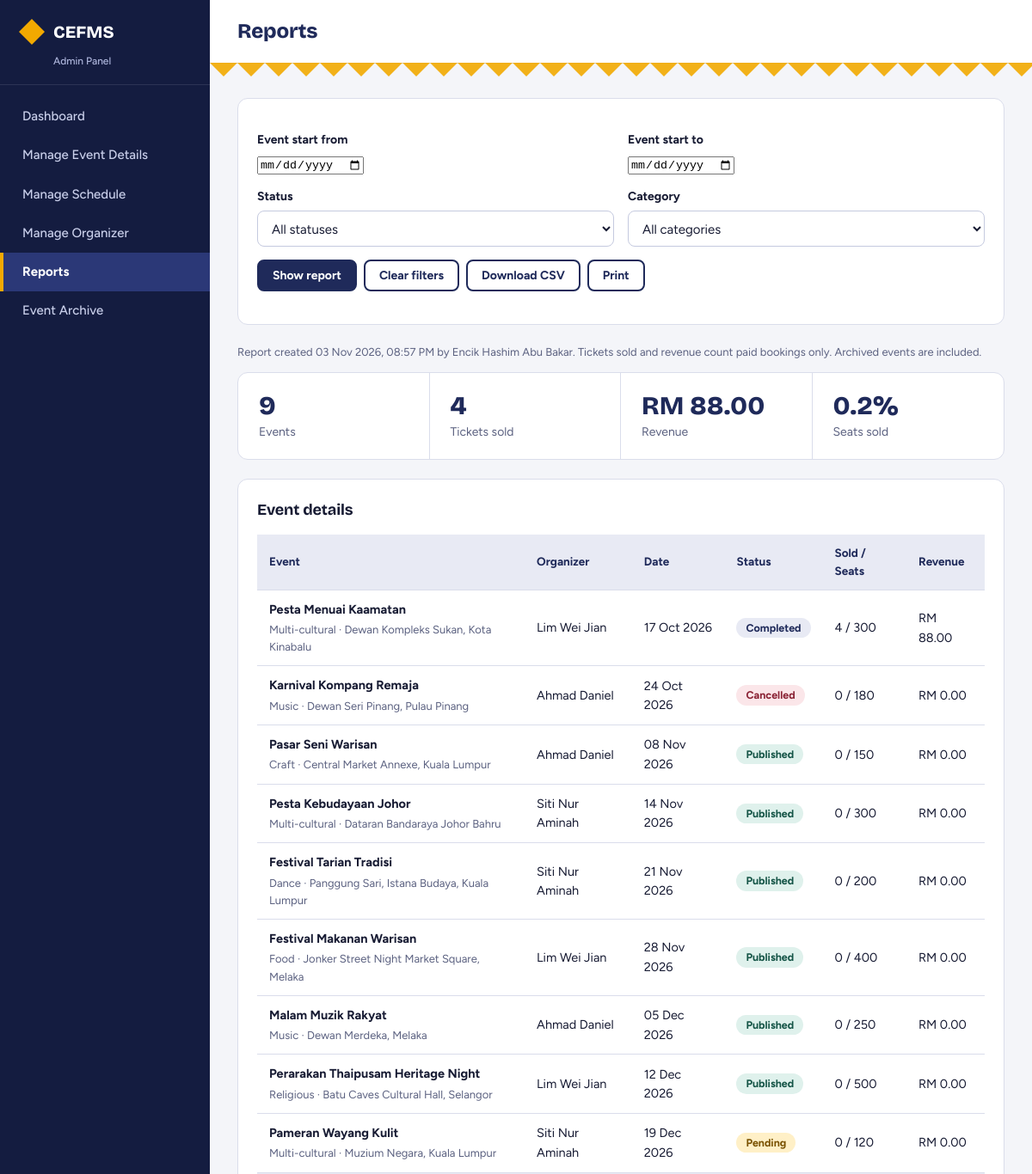
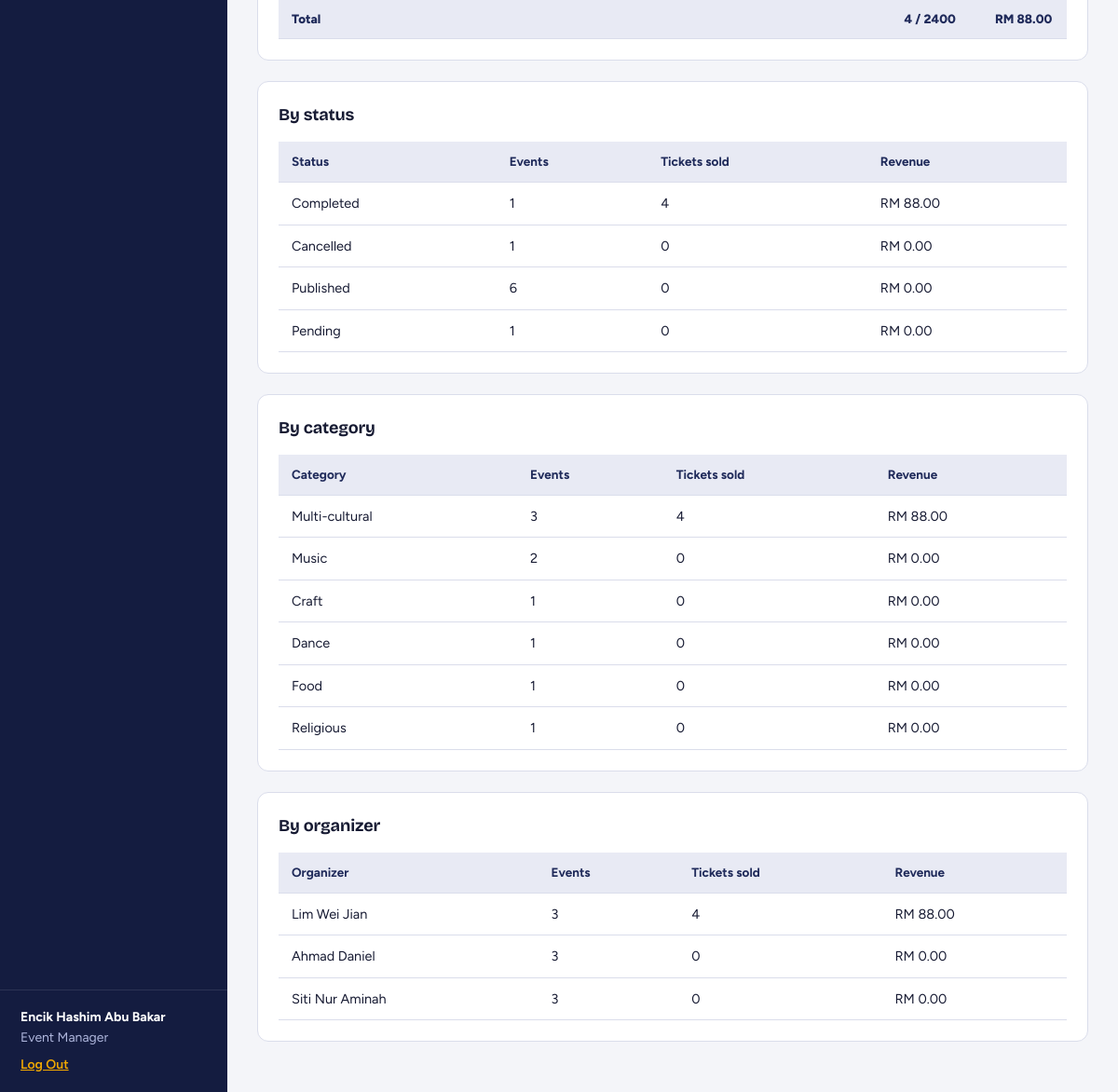
The app's page /admin/reports.php (signed in) with its own data (2 pictures, top to bottom).
### tables this page shows
CREATE TABLE `user` (
  `userId` int(11) NOT NULL AUTO_INCREMENT,
  `fullName` varchar(100) NOT NULL,
  `email` varchar(120) NOT NULL,
  `phone` varchar(20) NOT NULL,
  `passwordHash` varchar(255) NOT NULL,
  `role` enum('Event Participant','Organizer','Event Manager') NOT NULL,
  `status` enum('Active','Inactive') NOT NULL DEFAULT 'Active',
  `createdDate` datetime NOT NULL DEFAULT current_timestamp(),
  PRIMARY KEY (`userId`),
  UNIQUE KEY `email` (`email`)
);

CREATE TABLE `event` (
  `eventId` int(11) NOT NULL AUTO_INCREMENT,
  `organizerId` int(11) NOT NULL,
  `title` varchar(150) NOT NULL,
  `description` text NOT NULL,
  `category` enum('Music','Dance','Craft','Food','Religious','Multi-cultural') NOT NULL,
  `ticketPrice` decimal(8,2) NOT NULL,
  `totalSeats` int(11) NOT NULL,
  `availableSeats` int(11) NOT NULL,
  `status` enum('Pending','Published','Cancelled','Completed') NOT NULL DEFAULT 'Pending',
  `archived` tinyint(1) NOT NULL DEFAULT 0,
  `createdDate` datetime NOT NULL DEFAULT current_timestamp(),
  PRIMARY KEY (`eventId`),
  KEY `fk_event_org` (`organizerId`),
  CONSTRAINT `fk_event_org` FOREIGN KEY (`organizerId`) REFERENCES `user` (`userId`),
  CONSTRAINT `chk_seats` CHECK (`availableSeats` >= 0 and `availableSeats` <= `totalSeats`),
  CONSTRAINT `chk_price` CHECK (`ticketPrice` >= 0)
);

### includes/helpers.php (called while the page is built, shortened)
<?php
function e($v): string { return htmlspecialchars((string)$v, ENT_QUOTES, 'UTF-8'); }
function money($v): string { return 'RM ' . number_format((float)$v, 2); }
function dt(string $s, string $fmt = 'd M Y, h:i A'): string { return date($fmt, strtotime($s)); }
function current_user(): ?array {
    static $checked = null;
    if ($checked !== $_SESSION['user']['userId']) {
        $st = db()->prepare('SELECT status, role FROM user WHERE userId=?');
        $st->execute([$_SESSION['user']['userId']]);
        $row = $st->fetch();
        $checked = $_SESSION['user']['userId'];
    }
    return $_SESSION['user'];
}
function require_admin(array $roles = ['Organizer', 'Event Manager']): array {
    $u = current_user();
    return $u;
}

### includes/bootstrap.php (called while the page is built, shortened)
<?php
function cfg(string $key): string {
    static $c = null;
    if ($c === null) {
        $c = [
            'host' => getenv('CEFMS_DB_HOST') ?: '127.0.0.1',
            'port' => getenv('CEFMS_DB_PORT') ?: '3306',
            'name' => getenv('CEFMS_DB_NAME') ?: 'cefms',
            'user' => getenv('CEFMS_DB_USER') ?: 'root',
            'pass' => getenv('CEFMS_DB_PASS') !== false ? getenv('CEFMS_DB_PASS') : '',
        ];
    }
    return $c[$key];
}
function db(): PDO {
    static $pdo = null;
    if ($pdo === null) {
        $dsn = sprintf('mysql:host=%s;port=%s;dbname=%s;charset=utf8mb4', cfg('host'), cfg('port'), cfg('name'));
        $pdo = new PDO($dsn, cfg('user'), cfg('pass'), [
            PDO::ATTR_ERRMODE            => PDO::ERRMODE_EXCEPTION,
            PDO::ATTR_DEFAULT_FETCH_MODE => PDO::FETCH_ASSOC,
            PDO::ATTR_EMULATE_PREPARES   => false,
        ]);
    }
    return $pdo;
}
require_once __DIR__ . '/helpers.php';
require_once __DIR__ . '/layout.php';

### public/admin/reports.php (the view, shortened to what this page needs)
<?php
require __DIR__ . '/../../includes/bootstrap.php';
$user = require_admin(['Event Manager']);
$allStatuses = ['Pending', 'Published', 'Completed', 'Cancelled'];
function add_to_group(array $groups, string $name, int $sold, float $revenue): array {
    if (!isset($groups[$name])) {
        $groups[$name] = ['events' => 0, 'sold' => 0, 'revenue' => 0];
    }
    $groups[$name]['events']  = $groups[$name]['events'] + 1;
    $groups[$name]['sold']    = $groups[$name]['sold'] + $sold;
    $groups[$name]['revenue'] = $groups[$name]['revenue'] + $revenue;
    return $groups;
}
$from     = (string)($_GET['from'] ?? '');
$to       = (string)($_GET['to'] ?? '');
$status   = (string)($_GET['status'] ?? '');
$category = (string)($_GET['category'] ?? '');
if (!preg_match('/^\d{4}-\d{2}-\d{2}$/', $from) || strtotime($from) === false) {
    $from = '';
}
if (!preg_match('/^\d{4}-\d{2}-\d{2}$/', $to) || strtotime($to) === false) {
    $to = '';
}
if (!in_array($status, $allStatuses, true)) {
    $status = '';
}
if (!in_array($category, CATEGORIES, true)) {
    $category = '';
}
$sql = "SELECT e.eventId, e.title, e.category, e.status, e.archived, e.totalSeats,
               u.fullName AS org, s.venue, s.startDateTime,
               COALESCE(SUM(CASE WHEN r.status = 'Paid' THEN r.quantity END), 0) AS sold,
               COALESCE(SUM(CASE WHEN r.status = 'Paid' THEN r.totalAmount END), 0) AS revenue
        FROM event e
        JOIN schedule s ON s.eventId = e.eventId
        JOIN user u ON u.userId = e.organizerId
        LEFT JOIN reservation r ON r.eventId = e.eventId
        WHERE 1 = 1";
$params = [];
$sql .= ' GROUP BY e.eventId, s.scheduleId, u.userId ORDER BY s.startDateTime';
$stmt = db()->prepare($sql);
$stmt->execute($params);
$rows = $stmt->fetchAll();
$totalEvents  = count($rows);
$totalSold    = 0;
$totalRevenue = 0;
$totalSeats   = 0;
$byStatus     = [];
$byCategory   = [];
$byOrganizer  = [];
foreach ($rows as $r) {
    $totalSold    = $totalSold + (int)$r['sold'];
    $totalRevenue = $totalRevenue + (float)$r['revenue'];
    $totalSeats   = $totalSeats + (int)$r['totalSeats'];
    $byStatus    = add_to_group($byStatus, $r['status'], (int)$r['sold'], (float)$r['revenue']);
    $byCategory  = add_to_group($byCategory, $r['category'], (int)$r['sold'], (float)$r['revenue']);
    $byOrganizer = add_to_group($byOrganizer, $r['org'], (int)$r['sold'], (float)$r['revenue']);
}
$fillRate = 0;
if ($totalSeats > 0) {
    $fillRate = round($totalSold / $totalSeats * 100, 1);
}
$csvLink = '?' . http_build_query(['from' => $from, 'to' => $to, 'status' => $status, 'category' => $category, 'export' => 'csv']);
admin_header('Reports', 'reports');
?>
<form method="get" class="card noprint">
  <div class="row2">
    <div><label for="from">Event start from</label><input type="date" id="from" name="from" value="<?= e($from) ?>"></div>
    <div><label for="to">Event start to</label><input type="date" id="to" name="to" value="<?= e($to) ?>"></div>
  </div>
  <div class="row2">
    <div><label for="status">Status</label>
      <select id="status" name="status">
        <option value="">All statuses</option>
      </select></div>
    <div><label for="category">Category</label>
      <select id="category" name="category">
        <option value="">All categories</option>
      </select></div>
  </div>
  <p class="actions">
    <button class="btn" type="submit">Show report</button>
    <a class="btn gray" href="/admin/reports.php">Clear filters</a>
    <a class="btn gray" href="<?= e($csvLink) ?>">Download CSV</a>
    <button class="btn gray" type="button" onclick="window.print()">Print</button>
  </p>
</form>
<p class="hint">Report created <?= e(date('d M Y, h:i A')) ?> by <?= e($user['fullName']) ?>. Tickets sold and revenue count paid bookings only. Archived events are included.</p>
<div class="stats">
  <div class="stat"><b><?= $totalEvents ?></b><span>Events</span></div>
  <div class="stat"><b><?= $totalSold ?></b><span>Tickets sold</span></div>
  <div class="stat"><b><?= e(money($totalRevenue)) ?></b><span>Revenue</span></div>
  <div class="stat"><b><?= $fillRate ?>%</b><span>Seats sold</span></div>
</div>
<?php if ($totalEvents === 0) { ?>
  <div class="card"><p class="hint">No events match these filters.</p></div>
<?php } else { ?>
<div class="card"><h2>Event details</h2>
<table>
  <thead><tr><th>Event</th><th>Organizer</th><th>Date</th><th>Status</th><th>Sold / Seats</th><th>Revenue</th></tr></thead>
  <tbody>
  <?php foreach ($rows as $r) { ?>
    <tr>
      <td><b><?= e($r['title']) ?></b><div class="hint"><?= e($r['category']) ?> &middot; <?= e($r['venue']) ?></div></td>
      <td><?= e($r['org']) ?></td>
      <td><?= e(dt($r['startDateTime'], 'd M Y')) ?></td>
      <td><?= status_badge($r['status']) ?><?php if ((int)$r['archived'] === 1) { echo ' <span class="hint">archived</span>'; } ?></td>
      <td><?= (int)$r['sold'] ?> / <?= (int)$r['totalSeats'] ?></td>
      <td><?= e(money($r['revenue'])) ?></td>
    </tr>
  <?php } ?>
  </tbody>
  <tfoot><tr><th colspan="4">Total</th><th><?= $totalSold ?> / <?= $totalSeats ?></th><th><?= e(money($totalRevenue)) ?></th></tr></tfoot>
</table></div>
<?php
$summaries = [
    ['By status', 'Status', $byStatus],
    ['By category', 'Category', $byCategory],
    ['By organizer', 'Organizer', $byOrganizer],
];
foreach ($summaries as $summary) { ?>
<div class="card"><h2><?= e($summary[0]) ?></h2>
<table>
  <thead><tr><th><?= e($summary[1]) ?></th><th>Events</th><th>Tickets sold</th><th>Revenue</th></tr></thead>
  <tbody>
  <?php foreach ($summary[2] as $name => $g) { ?>
    <tr><td><?= e($name) ?></td><td><?= (int)$g['events'] ?></td><td><?= (int)$g['sold'] ?></td><td><?= e(money($g['revenue'])) ?></td></tr>
  <?php } ?>
  </tbody>
</table></div>
<?php } ?>
<?php } ?>
<?php admin_footer();

### includes/layout.php (shortened to what this page needs)
</body></html><?php
function admin_header(string $title, string $active): void {
    $u = current_user();
    $menu = [];
    if ($u) {
        $menu[] = ['dash', '/admin/index.php', 'Dashboard'];
        if ($u['role'] === 'Organizer') {
            $menu[] = ['create', '/admin/event_create.php', 'Create Event'];
            $menu[] = ['history', '/admin/history.php', 'Event History'];
        } else {
            $menu[] = ['events', '/admin/events.php', 'Manage Event Details'];
            $menu[] = ['schedule', '/admin/schedule.php', 'Manage Schedule'];
            $menu[] = ['orgs', '/admin/organizers.php', 'Manage Organizer'];
            $menu[] = ['reports', '/admin/reports.php', 'Reports'];
            $menu[] = ['archive', '/admin/archive.php', 'Event Archive'];
        }
    }
    ?><!doctype html>
<html lang="en"><head><meta charset="utf-8"><meta name="viewport" content="width=device-width, initial-scale=1">
<link rel="stylesheet" href="/assets/admin.css"></head>
<body class="adm">
<aside class="side">
  <div class="side-brand"><span class="logo" aria-hidden="true"></span>CEFMS<small>Admin Panel</small></div>
  <?php if ($u): ?>
  <nav>
    <?php foreach ($menu as $item) { ?>
      <a href="<?= $item[1] ?>" class="<?= ($active === $item[0]) ? 'on' : '' ?>"><?= $item[2] ?></a>
    <?php } ?>
  </nav>
  <div class="side-user"><strong><?= e($u['fullName']) ?></strong><span><?= e($u['role']) ?></span>
    <a href="/admin/logout.php">Log Out</a></div>
  <?php endif; ?>
</aside>
<section class="main">
  <div class="top"><h1><?= e($title) ?></h1></div>
  <div class="content">
<?php $f = flash(); if ($f) { ?><div class="alert <?= e($f['type']) ?>" role="alert"><?= e($f['msg']) ?></div><?php }
}
function admin_footer(): void { ?>
  </div>
</section>
</body></html><?php
}
function status_badge(string $s): string {
    $cls = strtolower(str_replace(' ', '-', $s));
    return '<span class="badge b-' . e($cls) . '">' . e($s) . '</span>';
}
?>

### public/assets/admin.css (style rules this page uses)
:root { --indigo:#1F2A5A;--indigo-d:#141C40;--indigo-m:#2B3877;--indigo-l:#E8EAF4;--saffron:#F2A900;--saffron-l:#FFF0C7;--pandan:#2A7F6F;--pandan-l:#DFF1EC;--rose:#B3364A;--rose-l:#FBE6E9;--amber:#7A5200;--amber-l:#FFF0C7; --bg:#F4F5F9;--ink:#171B33;--muted:#5B6180;--line:#DADDEB;--head:"Bricolage Grotesque",Georgia,serif;--body:Figtree,"Segoe UI",Arial,sans-serif; }
* { box-sizing:border-box }
body.adm { margin:0;font-family:var(--body);font-size:15.5px;background:var(--bg);color:var(--ink);display:flex;min-height:100vh;line-height:1.55 }
h1,h2 { font-family:var(--head);letter-spacing:-.01em }
.side { width:244px;background:var(--indigo-d);color:#fff;display:flex;flex-direction:column;flex-shrink:0 }
.side-brand { padding:22px 22px 20px;font:800 20px/1.1 var(--head);display:flex;align-items:center;flex-wrap:wrap;gap:10px;border-bottom:1px solid rgba(255,255,255,.1) }
.side-brand small { flex-basis:100%;margin:2px 0 0 40px;font:500 12px var(--body);color:#AEB6DC }
.logo { width:30px;height:30px;background:var(--saffron);clip-path:polygon(50% 0,100% 50%,50% 100%,0 50%);display:inline-block }
.side nav { padding:14px 0;flex:1 }
.side nav a { display:block;color:#C9CFEA;text-decoration:none;padding:11px 22px;font-size:15px;font-weight:500;border-left:4px solid transparent }
.side nav a.on { background:var(--indigo-m);color:#fff;font-weight:700;border-left-color:var(--saffron) }
.side-user { padding:18px 22px;border-top:1px solid rgba(255,255,255,.1);font-size:14px }
.side-user span { display:block;color:#AEB6DC;margin-bottom:8px }
.side-user a { color:var(--saffron);font-weight:600 }
.main { flex:1;min-width:0 }
.top { background:#fff;border-bottom:1px solid var(--line);padding:18px 32px;position:relative }
.top:after { content:"";position:absolute;left:0;right:0;bottom:-16px;height:16px;background:var(--tumpal) repeat-x top left;transform:scaleY(-1);opacity:.9 }
.top h1 { margin:0;font-size:24px;font-weight:800;color:var(--indigo) }
.content { padding:40px 32px 32px }
.card { background:#fff;border:1px solid var(--line);border-radius:12px;padding:22px;margin-bottom:22px }
.card h2 { margin:0 0 14px;font-size:18px;font-weight:700 }
.btn { display:inline-block;border:2px solid var(--indigo);border-radius:8px;padding:8px 16px;font:700 14px var(--body);cursor:pointer;text-decoration:none;background:var(--indigo);color:#fff;transition:background .15s }
.btn.gray { background:#fff;color:var(--indigo) }
label { display:block;font-size:14px;font-weight:700;margin:15px 0 5px }
input[type=text],input[type=email],input[type=password],input[type=number],input[type=tel],input[type=datetime-local],select,textarea { width:100%;padding:10px 12px;border:1.5px solid #C5CADF;border-radius:8px;font:15px var(--body);background:#fff;color:var(--ink) }
.row2 { display:grid;grid-template-columns:1fr 1fr;gap:16px }
.hint { font-size:13px;color:var(--muted);margin-top:3px }
table { width:100%;border-collapse:collapse;font-size:14.5px }
th,td { padding:11px 14px;border-bottom:1px solid var(--line);text-align:left;vertical-align:middle }
th { background:var(--indigo-l);font-size:13.5px;font-weight:700;color:var(--indigo) }
.badge { display:inline-block;padding:2px 11px;border-radius:999px;font-size:12.5px;font-weight:700;background:#eee }
.b-paid,.b-successful,.b-published,.b-active,.b-scheduled { background:var(--pandan-l);color:#145446 }
.b-reserved,.b-pending,.b-rescheduled { background:var(--amber-l);color:var(--amber) }
.b-cancelled,.b-expired,.b-failed,.b-inactive { background:var(--rose-l);color:#8A2234 }
.b-completed { background:var(--indigo-l);color:var(--indigo) }
.stats { display:grid;grid-template-columns:repeat(auto-fit,minmax(170px,1fr));background:#fff;border:1px solid var(--line);border-radius:12px;overflow:hidden;margin-bottom:22px }
.stat { padding:20px 24px;border-right:1px solid var(--line) }
.stat:last-child { border-right:0 }
.stat b { display:block;font:800 30px var(--head);color:var(--indigo) }
.stat span { font-size:14px;color:var(--muted) }
.actions { display:flex;gap:8px;flex-wrap:wrap }
tfoot th { background:var(--indigo-l);font-weight:800 }

### records on screen
user: role "Encik Hashim Abu Bakar"
event: title "Pesta Menuai Kaamatan", category "Multi-cultural", venue "Dewan Kompleks Sukan, Kota Kinabalu", organizerId.fullName "Lim Wei Jian", startDateTime "17 Oct 2026", status "Completed", sold "4", totalSeats "300", revenue "RM 88.00"
event: title "Karnival Kompang Remaja", category "Music", venue "Dewan Seri Pinang, Pulau Pinang", organizerId.fullName "Ahmad Daniel", startDateTime "24 Oct 2026", status "Cancelled", sold "0", totalSeats "180", revenue "RM 0.00"
event: title "Pasar Seni Warisan", category "Craft", venue "Central Market Annexe, Kuala Lumpur", organizerId.fullName "Ahmad Daniel", startDateTime "08 Nov 2026", status "Published", sold "0", totalSeats "150", revenue "RM 0.00", name "Ahmad Daniel", eventId "3"
event: title "Pesta Kebudayaan Johor", category "Multi-cultural", venue "Dataran Bandaraya Johor Bahru", organizerId.fullName "Siti Nur Aminah", startDateTime "14 Nov 2026", status "Published", sold "0", totalSeats "300", revenue "RM 0.00", name "Cancelled", eventId "1", name "Pending", name "Craft", name "Dance", name "Food", name "Religious"
event: title "Festival Tarian Tradisi", category "Dance", venue "Panggung Sari, Istana Budaya, Kuala Lumpur", organizerId.fullName "Siti Nur Aminah", startDateTime "21 Nov 2026", status "Published", sold "0", totalSeats "200", revenue "RM 0.00", name "Music", eventId "2"
event: title "Festival Makanan Warisan", category "Food", venue "Jonker Street Night Market Square, Melaka", organizerId.fullName "Lim Wei Jian", startDateTime "28 Nov 2026", status "Published", sold "0", totalSeats "400", revenue "RM 0.00"
event: title "Malam Muzik Rakyat", category "Music", venue "Dewan Merdeka, Melaka", organizerId.fullName "Ahmad Daniel", startDateTime "05 Dec 2026", status "Published", sold "0", totalSeats "250", revenue "RM 0.00"
event: title "Perarakan Thaipusam Heritage Night", category "Religious", venue "Batu Caves Cultural Hall, Selangor", organizerId.fullName "Lim Wei Jian", startDateTime "12 Dec 2026", status "Published", sold "0", totalSeats "500", revenue "RM 0.00", name "Published", eventId "6"
event: title "Pameran Wayang Kulit", category "Multi-cultural", venue "Muzium Negara, Kuala Lumpur", organizerId.fullName "Siti Nur Aminah", startDateTime "19 Dec 2026", status "Pending", sold "0", totalSeats "120", revenue "RM 0.00"
user: fullName "Siti Nur Aminah"

### other values on screen
$item[2] "Dashboard"
$item[2] "Manage Event Details"
$item[2] "Manage Schedule"
$item[2] "Manage Organizer"
$item[2] "Reports"
$item[2] "Event Archive"
$u['fullName'] "Encik Hashim Abu Bakar"
$u['role'] "Event Manager"
$title "Reports"
$totalEvents "9"
$totalSold "4"
money($totalRevenue) "RM 88.00"
$fillRate "0.2"
$totalSeats "2400"
$summary[0] "By status"
